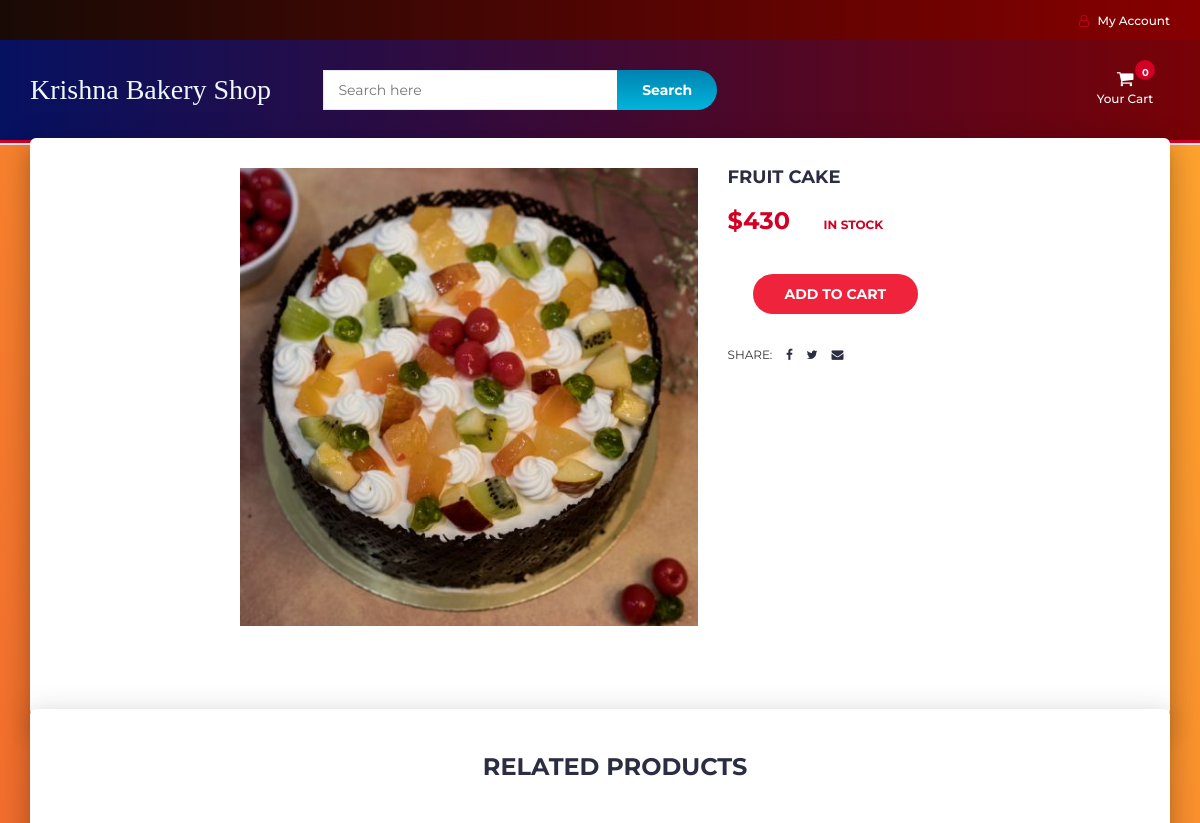
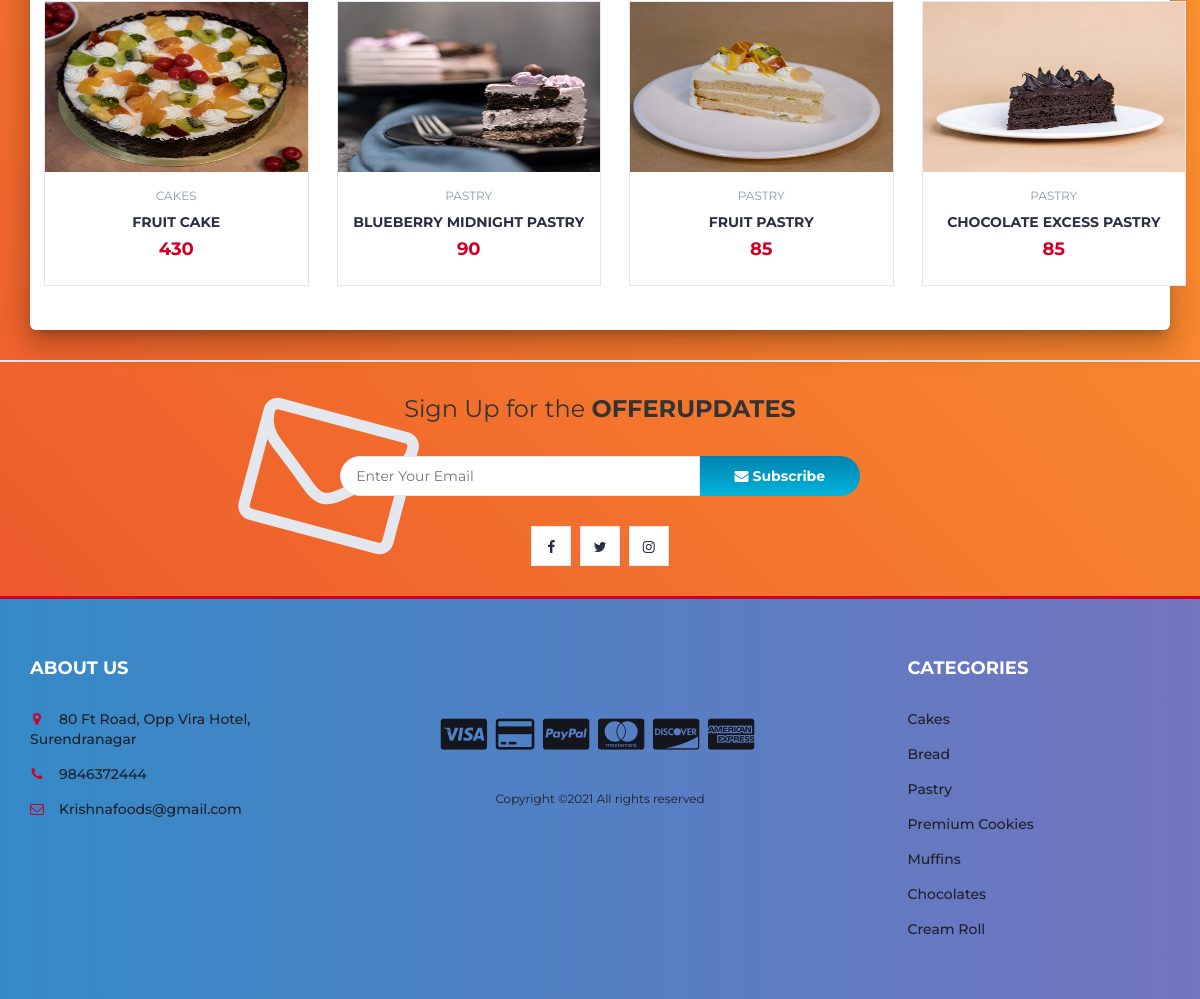
/Krishnabakeryshop/product.php?p=9, run on the app's committed database (2 pictures, top to bottom).
### tables this page shows
CREATE TABLE `products` (
  `product_id` int(100) NOT NULL,
  `product_cat` int(100) NOT NULL,
  `product_brand` int(100) NOT NULL,
  `product_title` varchar(255) NOT NULL,
  `product_price` int(100) NOT NULL,
  `product_desc` text NOT NULL,
  `product_image` text NOT NULL,
  `product_keywords` text NOT NULL
);

CREATE TABLE `categories` (
  `cat_id` int(100) NOT NULL,
  `cat_title` text NOT NULL
);

### Krishnabakeryshop/product.php (the view, shortened to what this page needs)
<?php
include "header.php";
?>
		<div class="section main main-raised">
			<div class="container">
				<div class="row">
					<?php
								include 'db.php';
								$product_id = $_GET['p'];
								$sql = " SELECT * FROM products WHERE product_id = $product_id";
								$result = mysqli_query($con, $sql);
								if (mysqli_num_rows($result) > 0)
								{
									while($row = mysqli_fetch_assoc($result))
									{
									echo '
                                <div class="col-md-5 col-md-push-2">
                                <div id="product-main-img">
                                    <div class="product-preview">
                                        <img src="product_images/'.$row['product_image'].'" alt="">
                                    </div>
                                    <div class="product-preview">
                                        <img src="product_images/'.$row['product_image'].'" alt="">
                                    </div>
                                    <div class="product-preview">
                                        <img src="product_images/'.$row['product_image'].'" alt="">
                                    </div>
                                    <div class="product-preview">
                                        <img src="product_images/'.$row['product_image'].'" alt="">
                                    </div>
                                </div>
                            </div>
                                <div class="col-md-2  col-md-pull-5">
                            </div>
									';
									?>
									<?php
									echo '
                    <div class="col-md-5">
						<div class="product-details">
							<h2 class="product-name">'.$row['product_title'].'</h2>
							<div>
								<h3 class="product-price">$'.$row['product_price'].'</h3>
								<span class="product-available">In Stock</span>
							</div>
							<p></p>
							<div class="add-to-cart">
								<div class="btn-group" style="margin-left: 25px; margin-top: 15px">
								<button class="add-to-cart-btn" pid="'.$row['product_id'].'"  id="product" ><i class="fa fa-shopping-cart"></i> add to cart</button>
                                </div>
							</div>
							<ul class="product-links">
								<li>Share:</li>
								<li><a href="https://www.facebook.com/"><i class="fa fa-facebook"></i></a></li>
								<li><a href="https://twitter.com/"><i class="fa fa-twitter"></i></a></li>
								<li><a href="http://gmail.com/"><i class="fa fa-envelope"></i></a></li>
							</ul>
						</div>
					</div>
					<div class="col-md-12">
						<div id="product-tab">
						</div>
					</div>
				</div>
			</div>
		</div>
		<div class="section main main-raised">
			<div class="container">
				<div class="row">
					<div class="col-md-12">
						<div class="section-title text-center">
							<h3 class="title">Related Products</h3>
						</div>
					</div>
                    ';
									}
								}
								?>
								<?php
                    include 'db.php';
								$product_id = $_GET['p'];
					$product_query = "SELECT * FROM products,categories WHERE product_cat=cat_id AND product_id BETWEEN $product_id AND $product_id+3";
                $run_query = mysqli_query($con,$product_query);
                if(mysqli_num_rows($run_query) > 0){
                    while($row = mysqli_fetch_array($run_query)){
                        $pro_id    = $row['product_id'];
                        $pro_title = $row['product_title'];
                        $pro_price = $row['product_price'];
                        $pro_image = $row['product_image'];
                        $cat_name = $row["cat_title"];
                        echo "
                                <div class='col-md-3 col-xs-6'>
								<a href='product.php?p=$pro_id'><div class='product'>
									<div class='product-img'>
										<img src='product_images/$pro_image' style='max-height: 170px;' alt=''>
									</div></a>
									<div class='product-body'>
										<p class='product-category'>$cat_name</p>
										<h3 class='product-name header-cart-item-name'><a href='product.php?p=$pro_id'>$pro_title</a></h3>
										<h4 class='product-price header-cart-item-info'>$pro_price</h4>
									</div>
									<div class='add-to-cart'>
										<button pid='$pro_id' id='product' class='add-to-cart-btn block2-btn-towishlist' href='#'><i class='fa fa-shopping-cart'></i> add to cart</button>
									</div>
								</div>
                                </div>
			";
		}
}
?>
<?php
include "newslettter.php";
include "footer.php";
?>

### Krishnabakeryshop/header.php (shortened to what this page needs)
<!DOCTYPE html>
<html lang="en">
	<head>
		<link type="text/css" rel="stylesheet" href="css/bootstrap.min.css"/>
		<link type="text/css" rel="stylesheet" href="css/bootstrap.css"/>
		<link type="text/css" rel="stylesheet" href="css/slick.css"/>
		<link type="text/css" rel="stylesheet" href="css/slick-theme.css"/>
		<link type="text/css" rel="stylesheet" href="css/nouislider.min.css"/>
		<link rel="stylesheet" href="css/font-awesome.min.css">
		<link rel="stylesheet" href="https://cdn.jsdelivr.net/gh/fancyapps/fancybox@3.5.7/dist/jquery.fancybox.min.css" />
		<link type="text/css" rel="stylesheet" href="css/style.css"/>
		<link type="text/css" rel="stylesheet" href="css/accountbtn.css"/>
    </head>
	<body>
		<header>
			<div id="top-header">
				<div class="container">
					<ul class="header-links pull-right">
						<li><?php
                             include "db.php";
                            if(isset($_SESSION["uid"])){
                                $sql = "SELECT first_name FROM user_info WHERE user_id='$_SESSION[uid]'";
                                $query = mysqli_query($con,$sql);
                                $row=mysqli_fetch_array($query);
                                echo '
                               <div class="dropdownn">
                                  <a href="#" class="dropdownn" data-toggle="modal" data-target="#myModal" ><i class="fa fa-user-o"></i> HI '.$row["first_name"].'</a>
                                  <div class="dropdownn-content">
                                    <a href="logout.php"  ><i class="fa fa-sign-in" aria-hidden="true"></i>Log out</a>
                                  </div>
                                </div>';
                            }else{
                                echo '
                                <div class="dropdownn">
                                  <a href="#" class="dropdownn" data-toggle="modal" data-target="#myModal" ><i class="fa fa-user-o"></i> My Account</a>
                                  <div class="dropdownn-content">
                                    <a href="" data-toggle="modal" data-target="#Modal_login"><i class="fa fa-sign-in" aria-hidden="true" ></i>Login</a>
                                    <a href="" data-toggle="modal" data-target="#Modal_register"><i class="fa fa-user-plus" aria-hidden="true"></i>Register</a>
                                  </div>
                                </div>';
                            }
                                             ?>
                                </li>
					</ul>
				</div>
			</div>
			<div id="header">
				<div class="container">
					<div class="row">
						<div class="col-md-3">
							<div class="header-logo" style="margin-top:15px;">
								<a href="#" class="logo">
								<font style="font-style:normal; font-size: 28px;color: aliceblue;font-family: serif">
                                        Krishna Bakery Shop
                                    </font>
								</a>
							</div>
						</div>
						<div class="col-md-6">
							<div class="header-search">
								<form>
									<input class="input" id="search" type="text" placeholder="Search here">
									<button type="submit" id="search_btn" class="search-btn">Search</button>
								</form>
							</div>
						</div>
						<div class="col-md-3 clearfix">
							<div class="header-ctn">
								<div class="dropdown">
									<a class="dropdown-toggle" data-toggle="dropdown" aria-expanded="true">
										<i class="fa fa-shopping-cart"></i>
										<span>Your Cart</span>
										<div class="badge qty">0</div>
									</a>
									</div>
							</div>
						</div>
					</div>
				</div>
			</div>
		</header>

### Krishnabakeryshop/newslettter.php (shortened to what this page needs)
      <div id="newsletter" class="section">
	<div class="container">
		<div class="row">
			<div class="col-md-12">
				<div class="newsletter">
					<p>Sign Up for the <strong>OFFERUPDATES</strong></p>
					<form id="offer_form" onsubmit="return false">
						<input class="input" type="email" id="email" name="email" placeholder="Enter Your Email">
						<button class="newsletter-btn" value="Sign Up" name="signup_button" type="submit"><i class="fa fa-envelope"></i> Subscribe</button>
					</form>
					<ul class="newsletter-follow">
						<li>
							<a href="#"><i class="fa fa-facebook"></i></a>
						</li>
						<li>
							<a href="#"><i class="fa fa-twitter"></i></a>
						</li>
						<li>
							<a href="#"><i class="fa fa-instagram"></i></a>
						</li>
					</ul>
				</div>
			</div>
		</div>
	</div>
</div>

### Krishnabakeryshop/footer.php (shortened to what this page needs)
<footer id="footer">
			<div class="section">
				<div class="container">
					<div class="row">
						<div class="col-md-3 col-xs-6">
							<div class="footer">
								<h3 class="footer-title">About Us</h3>
								<ul class="footer-links">
									<li><a href="#"><i class="fa fa-map-marker"></i>80 Ft Road, Opp Vira Hotel, Surendranagar</a></li>
									<li><a href="tel:+9846372444"><i class="fa fa-phone"></i>9846372444</a></li>
									<li><a href="mailto:Krishnafoods@gmail.com"><i class="fa fa-envelope-o"></i>Krishnafoods@gmail.com</a></li>
								</ul>
							</div>
						</div>
						<div class="col-md-6 text-center" style="margin-top:80px;">
							<ul class="footer-payments">
								<li><a href="#"><i class="fa fa-cc-visa"></i></a></li>
								<li><a href="#"><i class="fa fa-credit-card"></i></a></li>
								<li><a href="#"><i class="fa fa-cc-paypal"></i></a></li>
								<li><a href="#"><i class="fa fa-cc-mastercard"></i></a></li>
								<li><a href="#"><i class="fa fa-cc-discover"></i></a></li>
								<li><a href="#"><i class="fa fa-cc-amex"></i></a></li>
							</ul>
							<span class="copyright">
								Copyright &copy;<script>document.write(new Date().getFullYear());</script> All rights reserved
							</span>
						</div>
						<div class="col-md-3 col-xs-6">
							<div class="footer">
								<h3 class="footer-title">Categories</h3>
								<ul class="footer-links">
									<li><a href="#">Cakes</a></li>
									<li><a href="#">Bread</a></li>
									<li><a href="#">Pastry</a></li>
									<li><a href="#">Premium Cookies </a></li>
									<li><a href="#">Muffins</a></li>
									<li><a href="#">Chocolates</a></li>
									<li><a href="#">Cream Roll</a></li>
								</ul>
							</div>
						</div>
					</div>
				</div>
			</div>
		</footer>

### Krishnabakeryshop/css/accountbtn.css (style rules this page uses)
.dropdownn { position: relative; display: inline-block; }

### Krishnabakeryshop/header.php (style rules this page uses)
#header { background: #780206; background: -webkit-linear-gradient(to right, #061161, #780206); background: linear-gradient(to right, #061161, #780206); }
#top-header { background: #870000; background: -webkit-linear-gradient(to right, #190A05, #870000); background: linear-gradient(to right, #190A05, #870000); }
#footer { background: #7474BF; background: -webkit-linear-gradient(to right, #348AC7, #7474BF); background: linear-gradient(to right, #348AC7, #7474BF); color: #1E1F29; }
.footer-links li a { color: #1E1F29; }

### data on the page
products: product_image (picture), product_title "FRUIT CAKE", product_price "430", categories.cat_title "CAKES"
products: product_image (picture), categories.cat_title "PASTRY", product_title "BLUEBERRY MIDNIGHT PASTRY", product_price "90"
products: product_image (picture), categories.cat_title "PASTRY", product_title "FRUIT PASTRY", product_price "85"
products: product_image (picture), categories.cat_title "PASTRY", product_title "CHOCOLATE EXCESS PASTRY", product_price "85"
